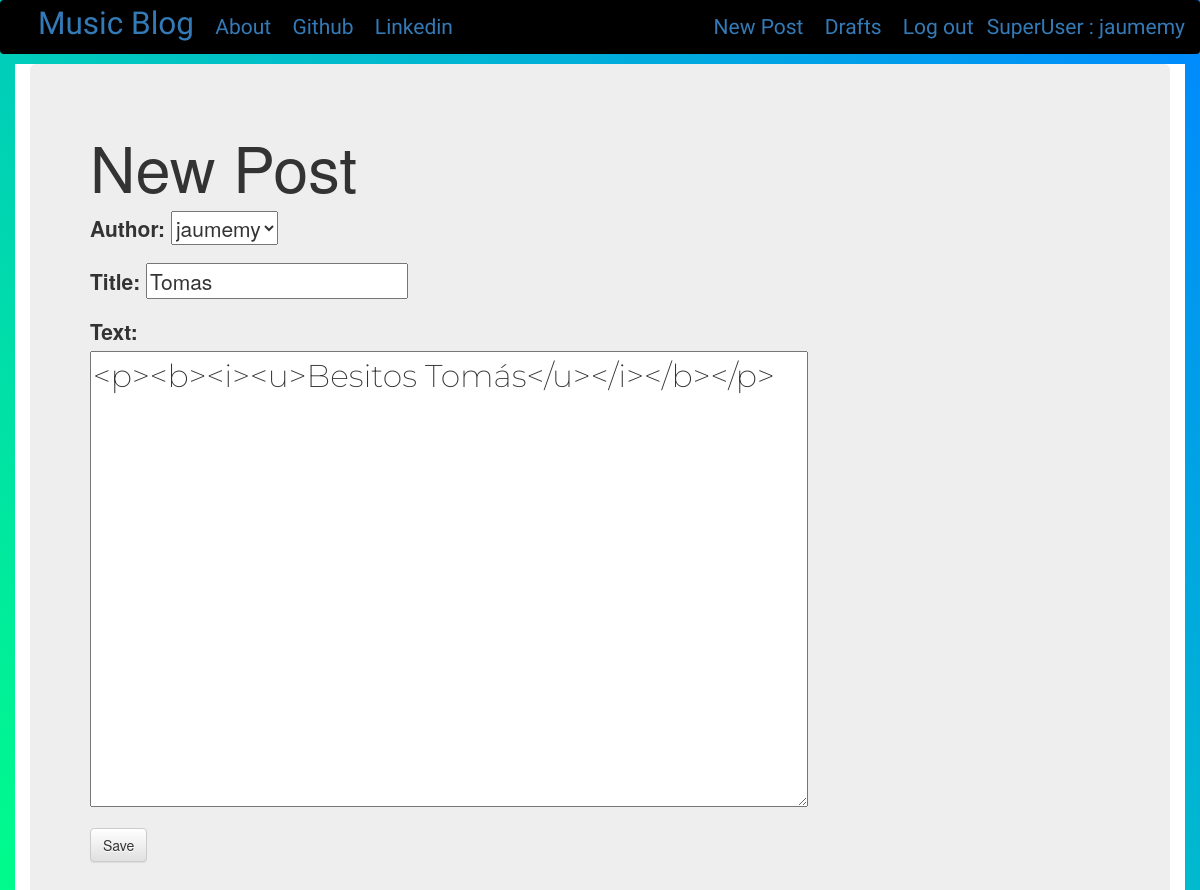
Screenshot of /post/8/edit/ (signed in) with the database file from the repository.
### blog/models.py (models this page shows, shortened)
class Post(models.Model):
    author = models.ForeignKey('auth.User',on_delete=models.CASCADE)
    title = models.CharField(max_length=64)
    text = models.TextField(max_length=128)
    created_date = models.DateTimeField(default=timezone.now)
    published_date = models.DateTimeField(blank=True,null=True)

### blog/views.py (the view)
# urls.py: path('post/<int:pk>/edit/',views.PostUpdateView.as_view(),
class PostUpdateView(LoginRequiredMixin,UpdateView):
    login_url = '/login/'
    redirect_field_name = 'blog/post_detail.html'
    form_class = PostForm
    model = Post

### blog/forms.py
class PostForm(forms.ModelForm):
    class Meta():
        model = Post
        fields = ('author','title','text')
        widgets = {
            'title':forms.TextInput(attrs={'class':'textinputclass'}),
            'text':forms.Textarea(attrs={'class':'editable medium-editor-textarea postcontent'}),
        }

### blog/templates/blog/post_form.html (shortened to what this page needs)
{% extends "blog/base.html" %}
{% block content %}
  <h1>New Post</h1>
  <form class="post-form" method="POST">
    {{form.as_p}}
    <button type="submit" class='save btn btn-default'>Save</button>
  </form>
{% endblock %}

### blog/templates/blog/base.html (shortened to what this page needs)
<!DOCTYPE html>
{% load static %}
<html lang="en" dir="ltr">
  <head>
    <link rel="stylesheet" href="https://stackpath.bootstrapcdn.com/bootstrap/3.4.1/css/bootstrap.min.css">
    <link rel="stylesheet" href="https://stackpath.bootstrapcdn.com/bootstrap/3.4.1/css/bootstrap-theme.min.css">
    <link rel="stylesheet" href="//cdn.jsdelivr.net/npm/medium-editor@latest/dist/css/medium-editor.min.css" type="text/css" media="screen" charset="utf-8">
    <link rel="stylesheet" href="{% static 'css/blog.css' %}">
  </head>
  <body class="loader">
    <nav class="navbar navbar-expand-lg techfont" style="background-color:black;">
      <div class="container">
          <div class="navbar-nav align-items-center">
            <a class="nav-brand bigbrand space" href="{% url 'post_list' %}">Music Blog</a>
            <a class="nav-item nav-link space" href="{% url 'about' %}">About</a>
            <a class="nav-item nav-link space" href="https://www.github.com">Github</a>
            <a class="nav-item nav-link space" href="https://www.linkedin.com">Linkedin</a>
          </div>
          <div class='navbar-nav navbar-right lineheigth'>
            {% if user.is_authenticated %}
              <a class="nav-item nav-link space" href="{% url 'post_new' %}">New Post</a>
              <a class="nav-item nav-link space" href="{% url 'post_draft_list' %}">Drafts</a>
              <a class="nav-item nav-link space" href="{% url 'logout' %}">Log out</a>
              <a > SuperUser : {{ user.username }}</a>
            {% else %}
              <a class="nav-item nav-link lineheigth" href="{% url 'login' %}" aria-label="Log In">
                <span class="glyphicon glyphicon-user" aria-hiden="true"></span></a>
            {% endif %}
          </div>
      </div>
    </nav>
    <div class="content container" style="background-color:white;">
      <div class="jumbotron">
        <div class="row">
          <div class="col-md-8">
            <div class="blog_posts">
              {% block content %}
              {% endblock %}
            </div>
          </div>
        </div>
      </div>
    </div>
  </body>
</html>

### blog/static/css/blog.css (style rules this page uses)
.space { margin: 8px; }
.lineheigth { line-height: 52px; }
.techfont { font-family: 'Russo One', sans-serif; font-size: 1.5em; margin-bottom: 10px; }
.bigbrand { font-size: 1.5em; }
.postcontent { font-family: 'Montserrat'; font-size: 1.5em; }
.loader { filter:hue-rotate(0deg); background:linear-gradient(45deg,#0f8,#08f); animation:hue 10000ms infinite linear; }

### rows the page displays
Post: author "jaumemy", title "Tomas", text "<p><b><i><u>Besitos Tomás</u></i></b></p>"

### other values shown
{{ user.username }} "jaumemy"
